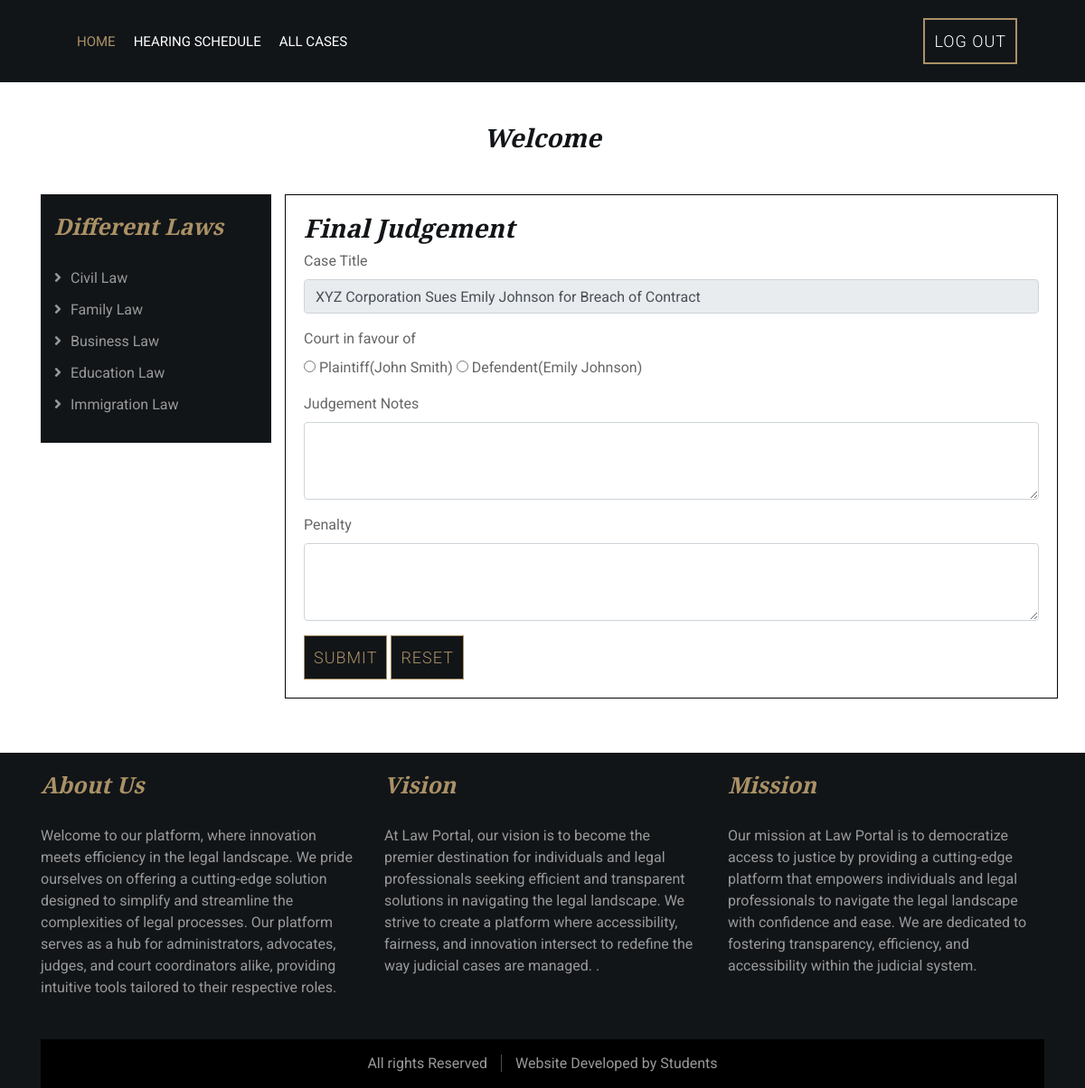
Screenshot of /phpfiles/add_final_judgement.php?case_id=1 (signed in) with the database file from the repository.
### tables this page shows
CREATE TABLE `case_details` (
  `case_id` int(11) NOT NULL,
  `case_number` varchar(100) DEFAULT NULL,
  `case_title` varchar(200) DEFAULT NULL,
  `description` varchar(500) NOT NULL,
  `category` varchar(100) DEFAULT NULL,
  `filing_date` varchar(50) DEFAULT NULL,
  `defendant_name` varchar(150) NOT NULL,
  `case_status` varchar(50) DEFAULT NULL,
  `incident_date` varchar(50) NOT NULL,
  `user_id` int(11) NOT NULL,
  `created_date` datetime NOT NULL DEFAULT current_timestamp(),
  `defendent_id` int(11) DEFAULT NULL
);

CREATE TABLE `user_details` (
  `uid` int(11) NOT NULL,
  `user_id` int(10) NOT NULL,
  `name` varchar(100) NOT NULL,
  `email` varchar(100) NOT NULL,
  `phone` varchar(20) NOT NULL,
  `address` varchar(200) NOT NULL,
  `id_proof` varchar(300) NOT NULL
);

### phpfiles/add_final_judgement.php (the view, shortened to what this page needs)
<?php
include("user_auth.php");
if(!isset($user))
{
	echo "<script>window.location='../index.php'</script>";
}
else
{
include('judge_header.php');
$case_id=$_REQUEST['case_id'];
$sql="SELECT * FROM `case_details` WHERE case_id='$case_id'";
$result=$con->query($sql);
$row=$result->fetch_assoc();
$sql1="SELECT
    ud.name AS defendant_name,
    ud2.name AS user_name
FROM
    case_details cd
JOIN
    user_details ud ON cd.defendent_id = ud.user_id
JOIN
    user_details ud2 ON cd.user_id = ud2.user_id
WHERE
    cd.case_id = '$case_id';
";
$result1=$con->query($sql1);
$row1=$result1->fetch_assoc();
?>
            <div class="service">
                <div class="container">
                    <div class="section-header">
					<h3>Welcome <?php echo $usern['name']; ?></h3>
                    </div>
					<div class="row">
                    <?php include('laws.php'); ?>
						<div class="col-lg-9" style="border: solid 1px #060505; padding: 20px 20px;">
					<div class="row">
						<div class="col-12">
						<h3>Final Judgement</h3>
						<div class="contact-form">
<form enctype="multipart/form-data" method="post" action="">
	<div class="form-group">
    <label for="exampleInputPassword1">Case Title</label>
    <input type="text" class="form-control" id="exampleInputPassword1" placeholder="" name="case_title" value="<?php echo $row['case_title']; ?>" readonly>
  </div>
	<div class="form-group">
    <label for="exampleInputPassword1">Court in favour of</label>
		<br>
    <input type="radio" class="" id="exampleInputPassword1" placeholder="" name="success_user" value="<?php echo $row['user_id']; ?>"> Plaintiff(<?php echo $row1['user_name']; ?>)
	<input type="radio" class="" id="exampleInputPassword1" placeholder="" name="success_user" value="<?php echo $row['defendent_id']; ?>"> Defendent(<?php echo $row1['defendant_name']; ?>)
  </div>
<div class="form-group">
	  <label for="exampleFormControlTextarea1">Judgement Notes</label>
    <textarea name="notes" class="form-control" id="exampleFormControlTextarea1" rows="3"></textarea>
</div>
	<div class="form-group">
	  <label for="exampleFormControlTextarea1">Penalty</label>
    <textarea name="penalty" class="form-control" id="exampleFormControlTextarea1" rows="3"></textarea>
</div>
  <button type="submit" class="btn" name="submit">Submit</button>
  <button type="reset" class="btn">Reset</button>
</form>
                            </div>
					</div>
					</div>
					</div>
					</div>
                </div>
            </div>
            <?php include('footer2.php'); } ?>

### template/css/style.css (style rules this page uses)
body { color: #666666; background: #ffffff; font-family: 'Roboto', sans-serif; font-weight: 400; }
h1, h2, h3, h4, h5, h6 { font-family: 'EB Garamond', serif; font-weight: 600; font-style: italic; color: #121518; }
.section-header { position: relative; width: 100%; text-align: center; margin-bottom: 45px; }
.service { position: relative; width: 100%; padding: 45px 0 15px 0; }
.contact .contact-form .btn, .btn { padding: 10px 10px; font-size: 18px; font-weight: 300; letter-spacing: 1px; text-transform: uppercase; color: #aa9166; background: #121518; border: 1px solid #aa9166; border-radius: 0; transition: .3s; }

### rows the page displays
case_details: case_title "XYZ Corporation Sues Emily Johnson for Breach of Contract"
user_details: user_details.name "John Smith", name "Emily Johnson"
